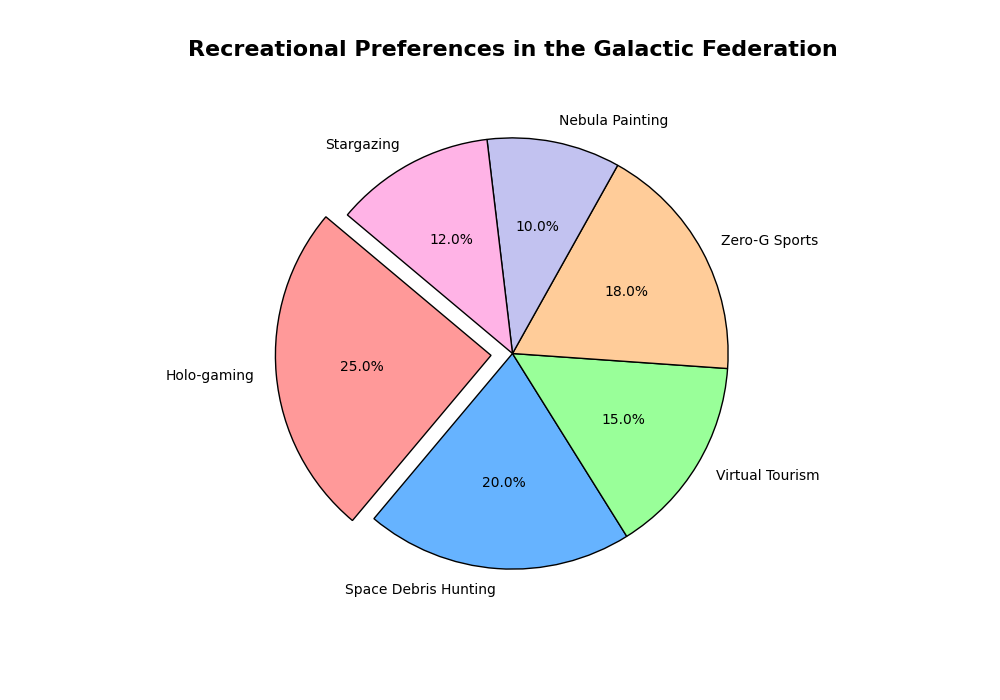

Source code (Python):
import matplotlib.pyplot as plt

activities = [
    "Holo-gaming", 
    "Space Debris Hunting", 
    "Virtual Tourism", 
    "Zero-G Sports", 
    "Nebula Painting", 
    "Stargazing"
]
popularity_percentages = [25, 20, 15, 18, 10, 12]
colors = ['#ff9999', '#66b3ff', '#99ff99', '#ffcc99', '#c2c2f0', '#ffb3e6']

fig, ax1 = plt.subplots(figsize=(10, 7))

ax1.pie(popularity_percentages, labels=activities, autopct='%1.1f%%', startangle=140, colors=colors,
       explode=[0.1, 0, 0, 0, 0, 0], wedgeprops=dict(edgecolor='black'))

ax1.set_title("Recreational Preferences in the Galactic Federation", fontsize=16, fontweight='bold', pad=20)

plt.show()
